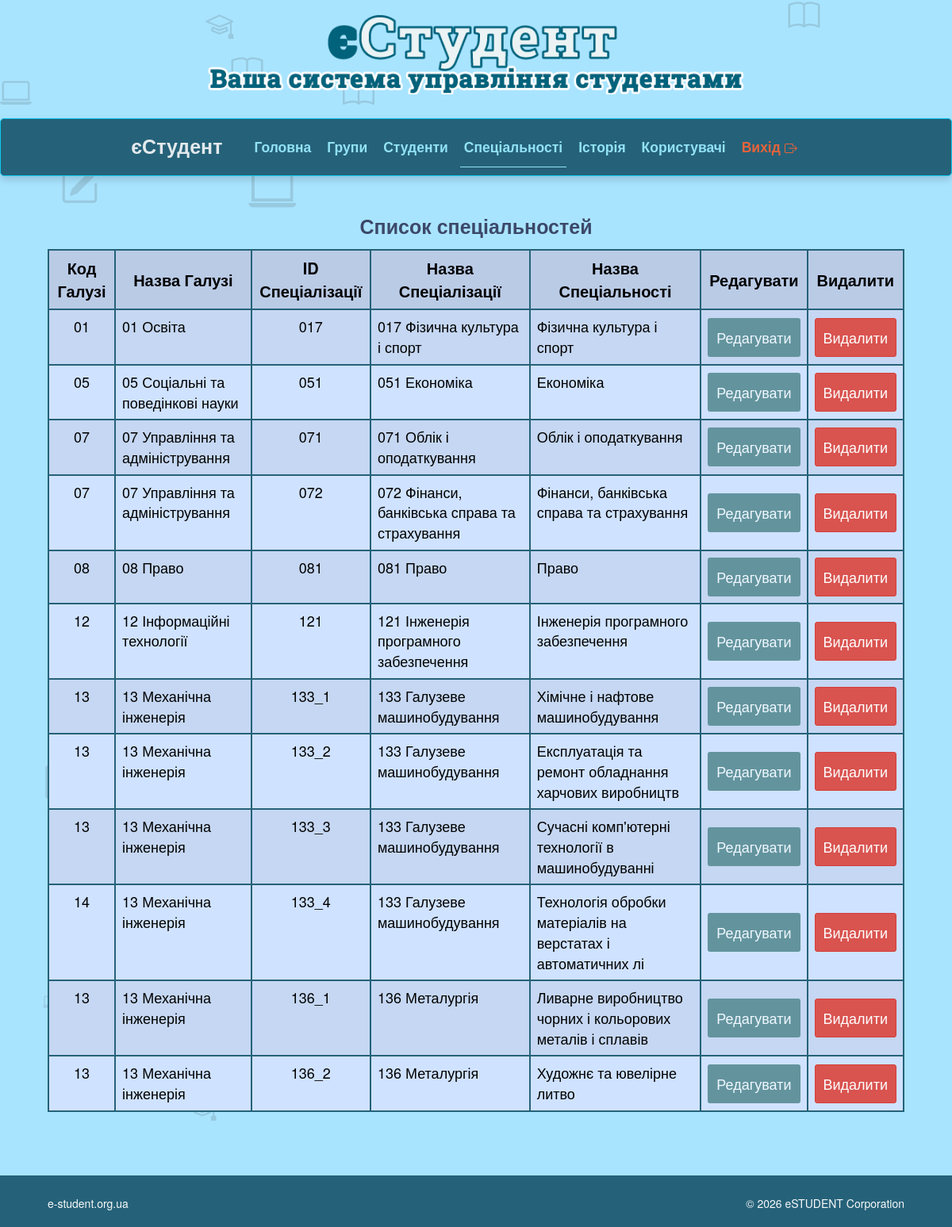
The app's page /admin/filter_spec.php (signed in) with its own data.
### tables this page shows
CREATE TABLE `spec` (
  `id_sp` varchar(3) NOT NULL,
  `id_galuz` varchar(10) NOT NULL,
  `im_galuz` varchar(50) NOT NULL,
  `id_spec` varchar(10) NOT NULL,
  `im_spec` varchar(50) NOT NULL,
  `im_specializ` varchar(60) NOT NULL
);

### admin/filter_spec.php (the view, shortened to what this page needs)
<?php
if (!in_array($_SESSION['auth_user'], ['admin', 'editor'])) {
    header("Location: admin_panel.php");
    exit;
} else {
    include ("../include/db_connect.php");
    $query = "SELECT * FROM spec";
    $result = mysqli_query($linc, $query);
}
?>
<!DOCTYPE html>
<html lang="en">
<head>
    <link href="https://cdn.jsdelivr.net/npm/bootstrap@5.3.6/dist/css/bootstrap.min.css"
          rel="stylesheet"
>
    <link rel="stylesheet" href="../assets/css/bootstrap.css">
    <link rel="stylesheet" href="../css/my_style.css">
</head>
<body>
    <div id="body-bg">
        <div id="header">
            <div class="container">
                <div class="row">
                    <div class="logo">
                        <a href="index.html" title="">
                            <img style="width: 100%;" src="../assets/img/logo.png" alt="Logo" />
                        </a>
                    </div>
                </div>
            </div>
        </div>
        <?php include ("../include/adm_menu.php"); ?>
        <?php include ("../include/background_icon.php");?>
        <div class="container bottom-border my-4">
            <div class="row">
                <div class="col-md-12">
                    <h1 class="text-center fs-1 mb-4" style="color:#3c4869;"><strong>Список спеціальностей</strong></h1>
                    <div class="table-md-responsive">
                        <table class="table table-primary table-striped border-2 border-black rounded-3">
                                <tr class="table-active text-center" style="border-bottom-color: #256279; ">
                                        <th class="text-center align-middle">Код Галузі</th>
                                        <th class="text-center align-middle">Назва Галузі</th>
                                        <th class="text-center align-middle">ID Спеціалізації</th>
                                        <th class="text-center align-middle">Назва Спеціалізації</th>
                                        <th class="text-center align-middle">Назва Спеціальності</th>
                                        <th class="text-center align-middle">Редагувати</th>
                                        <th class="text-center align-middle">Видалити</th>
                                </tr>
                            <tbody>
                                <?php while ($row = mysqli_fetch_assoc($result)) : ?>
                                    <tr>
                                        <td class="text-center"><?= htmlspecialchars($row['id_galuz']) ?></td>
                                        <td><?= htmlspecialchars($row['im_galuz']) ?></td>
                                        <td class="text-center"><?= htmlspecialchars($row['id_spec']) ?></td>
                                        <td><?= htmlspecialchars($row['im_spec']) ?></td>
                                        <td><?= htmlspecialchars($row['im_specializ']) ?></td>
										<td class="text-center" style="vertical-align: middle;">
                                        <div style="display: flex; justify-content: center; align-items: center; gap: 10px; height: 100%;">
                                            <a href="edit_spec.php?id_sp_edit=<?= $row['id_spec'] ?>"
                                            class="btn btn-sm"
                                            style="color: aliceblue; background-color: #63949E; font-size: 18px; padding: 10px;">
                                                Редагувати
                                            </a>
                                        </div>
                                        </td>
                                        <td class="text-center" style="vertical-align: middle;">
                                        <div style="display: flex; justify-content: center; align-items: center; gap: 10px; height: 100%;">
                                            <a href="filter_spec.php?id_sp_del=<?= $row['id_spec'] ?>" class="btn btn-danger btn-sm" style=" font-size: 18px; padding: 10px;"
                                            onclick="return confirm('Ви точно хочете видалити спеціальність?');">
                                                Видалити
                                            </a>
                                        </div>
                                        </td>
                                    </tr>
                                <?php endwhile; ?>
                            </tbody>
                        </table>
                    </div>
                </div>
            </div>
        </div>
 	<?php include ("../include/footer.php");?>
    </div>
</body>
</html>

### css/my_style.css (style rules this page uses)
.container { max-width: 1080px; padding: 10px; width: 100%; }
body { background-color: #3ac1ff6f; }
.logo { margin-bottom: 20px; }
tr,td,th { border-width: 2px; border-color: #256279; align-items:center; justify-items: center; table-layout: auto; }

### include/background_icon.php (style rules this page uses)
body { overflow-x: hidden; position: relative; }

### admin/filter_spec.php (style rules this page uses)
th { vertical-align: middle; border-width: 2px; border-color: #256279; align-items:center; justify-items: center; table-layout: auto; font-size: 20px; }
td { font-size: 18px; }

### records on screen
spec: id_galuz "01", im_galuz "01 Освіта", id_spec "017", im_spec "017 Фізична культура і спорт", im_specializ "Фізична культура і спорт"
spec: id_galuz "05", im_galuz "05 Соціальні та поведінкові науки", id_spec "051", im_spec "051 Економіка", im_specializ "Економіка"
spec: id_galuz "07", im_galuz "07 Управління та адміністрування", id_spec "071", im_spec "071 Облік і оподаткування", im_specializ "Облік і оподаткування"
spec: id_galuz "07", im_galuz "07 Управління та адміністрування", id_spec "072", im_spec "072 Фінанси, банківська справа та страхування", im_specializ "Фінанси, банківська справа та страхування"
spec: id_galuz "08", im_galuz "08 Право", id_spec "081", im_spec "081 Право", im_specializ "Право"
spec: id_galuz "12", im_galuz "12 Інформаційні технології", id_spec "121", im_spec "121 Інженерія програмного забезпечення", im_specializ "Інженерія програмного забезпечення"
spec: id_galuz "13", im_galuz "13 Механічна інженерія", id_spec "133_1", im_spec "133 Галузеве машинобудування", im_specializ "Хімічне і нафтове машинобудування"
spec: id_galuz "13", im_galuz "13 Механічна інженерія", id_spec "133_2", im_spec "133 Галузеве машинобудування", im_specializ "Експлуатація та ремонт обладнання харчових виробництв"
spec: id_galuz "13", im_galuz "13 Механічна інженерія", id_spec "133_3", im_spec "133 Галузеве машинобудування", im_specializ "Сучасні комп'ютерні технології в машинобудуванні"
spec: id_galuz "14", im_galuz "13 Механічна інженерія", id_spec "133_4", im_spec "133 Галузеве машинобудування", im_specializ "Технологія обробки матеріалів на верстатах і автоматичних лі"
spec: id_galuz "13", im_galuz "13 Механічна інженерія", id_spec "136_1", im_spec "136 Металургія", im_specializ "Ливарне виробництво чорних і кольорових металів і сплавів"
spec: id_galuz "13", im_galuz "13 Механічна інженерія", id_spec "136_2", im_spec "136 Металургія", im_specializ "Художнє та ювелірне литво"
